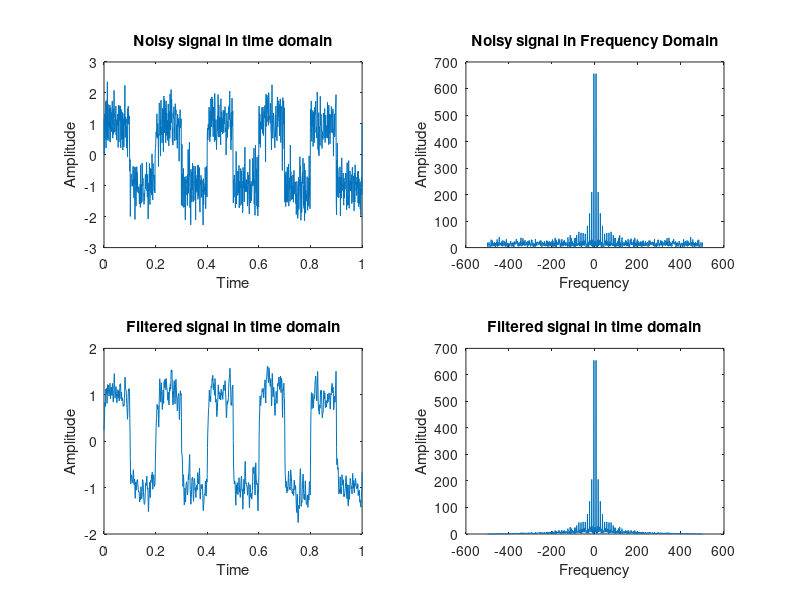

Recreate this plot in MATLAB.
% Define signal parameters
samplingFreq = 1000;  % Sampling frequency in Hz
t = 0:1/samplingFreq:1;  % Time of signal
sigFreq = 5;  % Frequency of the rectangular wave in Hz
sigAmp = 1;

% Create input signal of rotaryEncoder
signal = sigAmp * square(2 * pi * sigFreq * t);

% Add noise
noise_amplitude = 0.5;
noise = noise_amplitude * randn(size(t));
noisy_signal = signal + noise;
noisy_signal_f=abs(fftshift(fft(noisy_signal)));
fvec=linspace(-samplingFreq/2, samplingFreq/2, length(noisy_signal_f));

figure;
subplot(2,2,2);
plot(fvec, noisy_signal_f);
title('Noisy signal in Frequency Domain');
xlabel('Frequency');
ylabel('Amplitude');

% Plot the noisy signal
subplot(2,2,1);
plot(t, noisy_signal);
title('Noisy signal in time domain');
xlabel('Time');
ylabel('Amplitude');
% Define LPF parameters
                                                     % (540*0.5)/2pi*40*10^-2
cutoff_frequency = 80;  % Cutoff frequency in HZ ((SpeedxPulseperRevolution)/(2Pi*raduis))*75%
filter_order = 1;

% Calculate the normalized cutoff frequency
nyquist_frequency = 0.5 * samplingFreq;
normalized_cutoff_frequency = cutoff_frequency / nyquist_frequency;

% Design the Butterworth LPF
[b, a] = butter(filter_order, normalized_cutoff_frequency, 'low');

% Apply the LPF to the noisy signal
filtered_signal = filter(b, a, noisy_signal);
filtered_signal_f=abs(fftshift(fft(filtered_signal)));
% Plot the filtered signal
subplot(2,2,3);
plot(t, filtered_signal);
title('Filtered signal in time domain');
xlabel('Time');
ylabel('Amplitude');

subplot(2,2,4);
plot(fvec, filtered_signal_f);
title('Filtered signal in time domain');
xlabel('Frequency');
ylabel('Amplitude');

